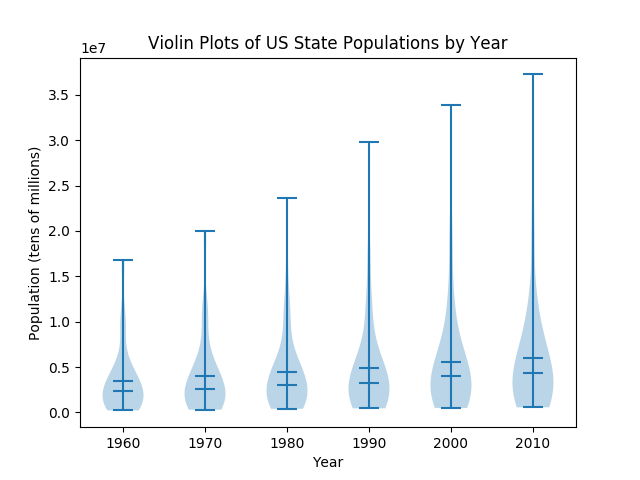

This chart was generated by the following Python code:
# This script creates a violin plot using 'census_data.csv'.

################
# IMPORT MODULES
################
# This section imports necessary modules.
import os
import pandas as pd
import numpy as np
import matplotlib.pyplot as plt

#############
# IMPORT DATA
#############
# This section imports data.

# Set working directory.
# This obviously needs to be changed depending on the computer being used.
os.chdir('D:\\Users\\JBansal\\Documents\\GitHub\\visualizations')

# Load data.
census_data = pd.read_csv('census_data.csv',
                          encoding = 'latin-1')

################
# TRANSFORM DATA
################
# This section prepares the data for plotting.

# Remove row for aggregated United States.
census_data = census_data[census_data.Name != 'United States']

# Collect data in list for plotting.
violin_plot_data = [census_data['1960'], census_data['1970'], census_data['1980'],
                    census_data['1990'], census_data['2000'], census_data['2010']]

###########
# PLOT DATA
###########
# This section plots the data.

# Create figure and subplot.
fig = plt.figure()
ax1 = fig.add_subplot(1, 1, 1)

# Add violin plot.
ax1.violinplot(violin_plot_data,
               showmeans = True,
               showmedians = True)

# Add title and axis title.
plt.title('Violin Plots of US State Populations by Year')
plt.xlabel('Year')
plt.ylabel('Population (tens of millions)')

# Set x-axis labels.
plt.xticks([1, 2, 3, 4, 5, 6],
           ['1960', '1970', '1980', '1990', '2000', '2010'])

# Plot data.
plt.show()
